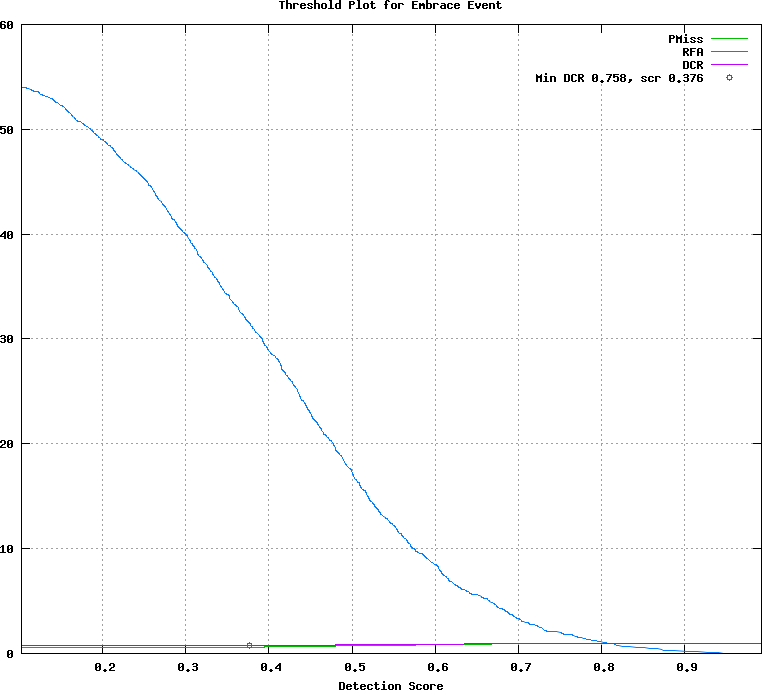

Write the gnuplot code that produced this figure.
## GNUPLOT command file
set terminal postscript color
set style data lines
set title 'Threshold Plot for Embrace Event'
set xlabel 'Detection Score'
set grid
set size ratio 0.85
plot [0.102500:0.992000]  \
  'test.det.Embrace_Event.dat.1' using 1:4 title 'PMiss' with lines lt 2, \
  'test.det.Embrace_Event.dat.1' using 1:5 title 'RFA' with lines lt 3, \
  'test.det.Embrace_Event.dat.1' using 1:6 title 'DCR' with lines lt 4, \
  'test.det.Embrace_Event.dat.2' using 1:2 title 'Min DCR 0.758, scr 0.376' with points lt 6
